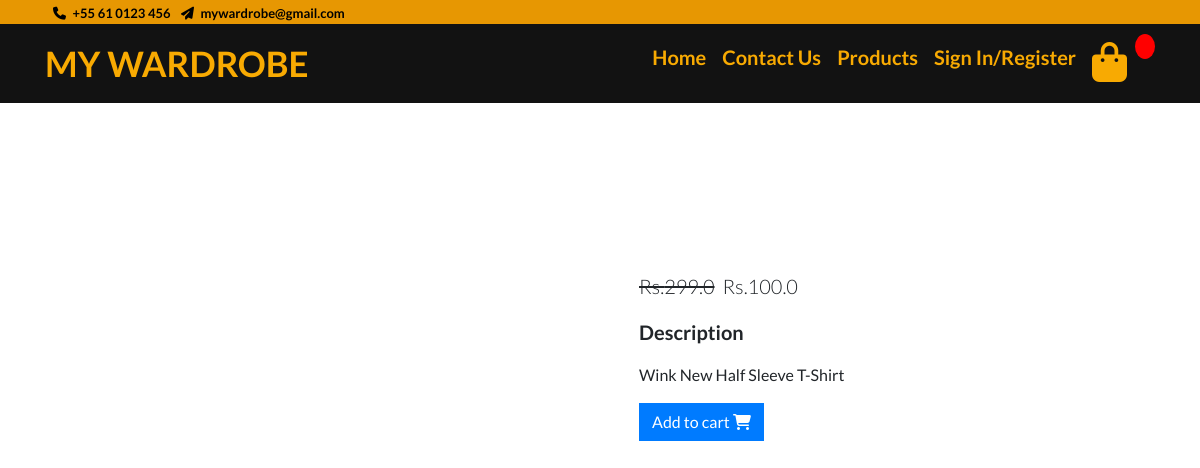
The app's page /product/100/ with its own data.
### store/models.py (models this page shows, shortened)
class Product(models.Model):
	name = models.CharField(max_length=200)
	price = models.FloatField(blank=False)
	image = models.ImageField(blank=False)
	discount_price = models.FloatField(blank=False)
	featured = models.BooleanField(default=False)
	slug = models.SlugField(blank=False,unique=True)
	description = models.TextField(blank=False)

### store/views.py (the view)
# urls.py: path('product/<slug>/', views.ItemDetailView.as_view(), name='product'),
class ItemDetailView(DetailView):
    model = Product
    template_name = "productdetail.html"

### store/templates/productdetail.html (shortened to what this page needs)
{% extends 'main.html' %}
{% load static %}
{% block content %}
  <main class="mt-5 pt-4">
    <div class="container dark-grey-text mt-5">
      <div class="row wow fadeIn">
        <div class="col-md-6 mb-4">
        </div>
        <div class="col-md-6 mb-4">
          <div class="p-4">
            <p class="lead">
              {% if product.discount_price %}
              <span class="mr-1">
                <del>Rs.{{ product.price }}</del>
              </span>
              <span>Rs.{{ product.discount_price }}</span>
              {% else %}
              <span>Rs.{{ product.price }}</span>
              {% endif %}
            </p>
            <p class="lead font-weight-bold">Description</p>
            <p>{{ product.description }}</p>
            <a data-product="{{product.id}}" data-action="add" class="btn btn-primary btn-md my-0 p add-btn update-cart">
              Add to cart
              <i class="fas fa-shopping-cart"></i>
            </a>
          </div>
        </div>
      </div>
  </main>
{% endblock content %}

### static/css/main.css (style rules this page uses)
.btn { border-radius: 0; }
body { font-family: 'Lato', sans-serif; }

### records on screen
Product: price "299.0", discount_price "100.0", description "Wink New Half Sleeve T-Shirt"
